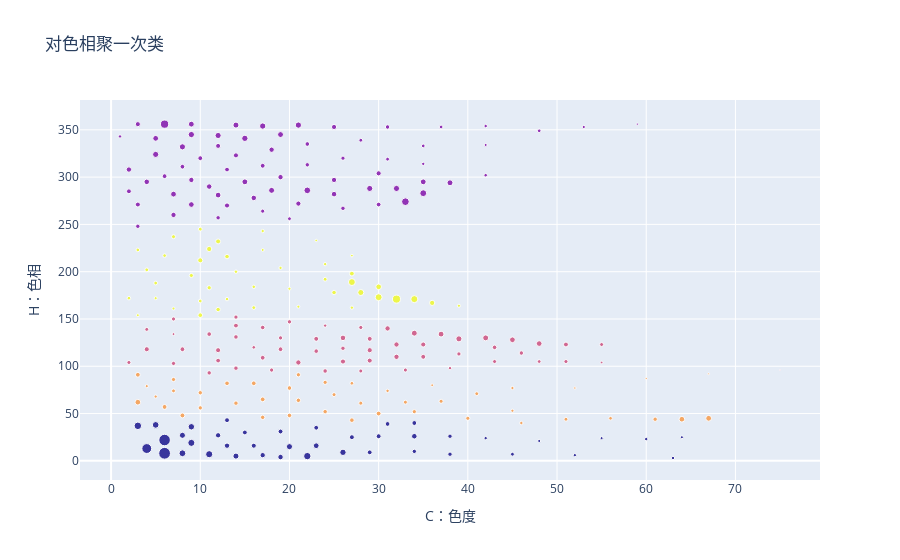

The notebook cell this image was saved under:
### Code cell
import plotly.graph_objects as go

fig = go.Figure(data=go.Scatter(
    x=df_learn_show['C'],
    y=df_learn_show['H'],
    mode='markers',
    marker=dict(
        size=np.sqrt(df_learn_show['count'])/8,
        color=df_learn_show['Cluster2'],
        opacity=0.8
    ),
    text=df_learn_show.apply(lambda row: f'R: {row["R"]}, G: {row["G"]}, B: {row["B"]}', axis=1)
))

fig.update_layout(
    title='对色相聚一次类',
    xaxis=dict(title='C：色度'),
    yaxis=dict(title='H：色相'),
    showlegend=False
)

fig.show()

### Figure 1 — Plotly figure (JSON) as saved in the notebook; plotly's stock layout.template omitted (floating-point values rounded to 4 significant figures; data arrays with more than 128 entries replaced by an {"elided": "..."} marker saying what was removed)
{"data": [{"marker": {"color": {"elided": "256 int values"}, "opacity": 0.8, "size": {"elided": "256 float values"}}, "mode": "markers", "text": {"elided": "256 str values"}, "type": "scatter", "x": {"elided": "256 int values"}, "y": {"elided": "256 int values"}}], "layout": {"showlegend": false, "title": {"text": "对色相聚一次类"}, "xaxis": {"title": {"text": "C：色度"}}, "yaxis": {"title": {"text": "H：色相"}}}}
